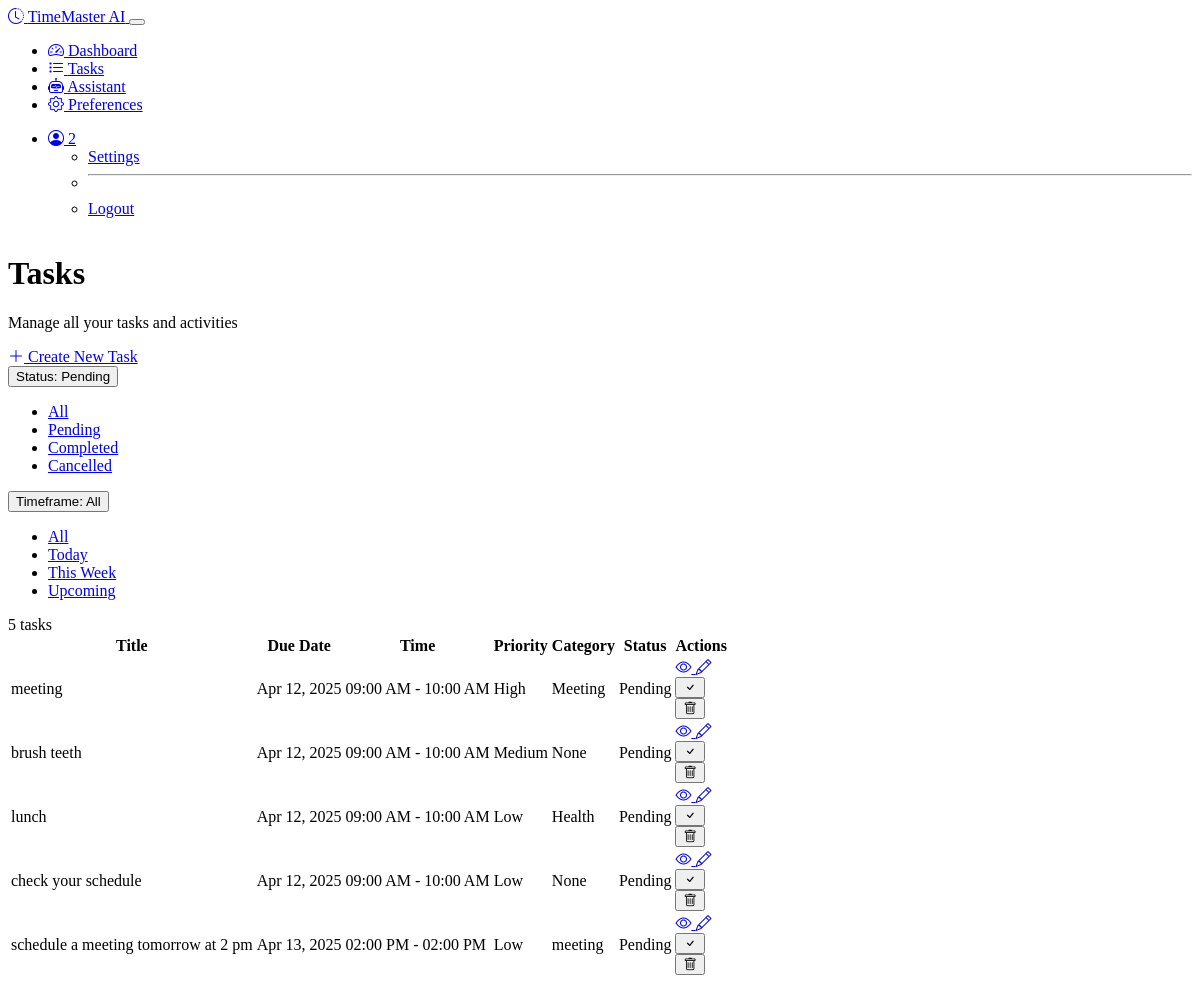
The page /tasks (signed in) on the database its author committed.
### models.py (models this page shows, shortened)
class User(UserMixin, db.Model):
    id = db.Column(db.Integer, primary_key=True)
    username = db.Column(db.String(64), unique=True, nullable=False)
    email = db.Column(db.String(120), unique=True, nullable=False)
    password_hash = db.Column(db.String(256), nullable=False)
    created_at = db.Column(db.DateTime, default=datetime.utcnow)
    tasks = db.relationship('Task', backref='user', lazy='dynamic')
    preferences = db.relationship('UserPreference', backref='user', uselist=False)

class Task(db.Model):
    id = db.Column(db.Integer, primary_key=True)
    title = db.Column(db.String(120), nullable=False)
    description = db.Column(db.Text)
    created_at = db.Column(db.DateTime, default=datetime.utcnow)
    due_date = db.Column(db.DateTime)
    start_time = db.Column(db.DateTime)
    end_time = db.Column(db.DateTime)
    priority = db.Column(db.Integer, default=0)  # 0-5, 5 being highest
    status = db.Column(db.String(20), default='pending')  # pending, completed, cancelled
    category = db.Column(db.String(50))
    ml_priority_score = db.Column(db.Float, default=0.0)  # ML-calculated priority
    calendar_event_id = db.Column(db.String(100))  # For Google Calendar sync
    user_id = db.Column(db.Integer, db.ForeignKey('user.id'), nullable=False)

### routes.py (the view)
@app.route('/tasks')
@login_required
def task_list():
    status_filter = request.args.get('status', 'pending')
    timeframe = request.args.get('timeframe', 'all')
    query = Task.query.filter_by(user_id=current_user.id)
    if status_filter != 'all':
        query = query.filter_by(status=status_filter)
    now = datetime.now()
    if timeframe == 'today':
        start_of_day = now.replace(hour=0, minute=0, second=0, microsecond=0)
        end_of_day = start_of_day + timedelta(days=1) - timedelta(microseconds=1)
        query = query.filter(Task.due_date.between(start_of_day, end_of_day))
    elif timeframe == 'this_week':
        start_of_week = (now - timedelta(days=now.weekday())).replace(hour=0, minute=0, second=0, microsecond=0)
        end_of_week = start_of_week + timedelta(days=7) - timedelta(microseconds=1)
        query = query.filter(Task.due_date.between(start_of_week, end_of_week))
    elif timeframe == 'upcoming':
        query = query.filter(Task.due_date >= now)
    tasks = query.order_by(Task.due_date, Task.priority.desc()).all()
    return render_template(
        'tasks.html',
        tasks=tasks,
        status_filter=status_filter,
        timeframe=timeframe
    )

### models.py (called while the page is built)
@login_manager.user_loader
def load_user(user_id):
    return User.query.get(int(user_id))

### notification_service.py (called while the page is built)
    def check_reminders(self):
        now = datetime.now()
        due_reminders = Reminder.query.filter(
            Reminder.remind_at <= now,
            Reminder.sent == False
        ).all()
        sent_count = 0
        for reminder in due_reminders:
            success = self.send_reminder(reminder)
            if success:
                reminder.sent = True
                sent_count += 1
        db.session.commit()
        return sent_count

### routes.py (called while the page is built)
@app.before_request
def check_reminders():
    if not request.endpoint:
        return
    if request.endpoint in ['static', 'login', 'register']:
        return
    last_check = session.get('last_reminder_check', 0)
    now = datetime.now().timestamp()
    if now - last_check > 300:  # 5 minutes in seconds
        notification_service.check_reminders()
        session['last_reminder_check'] = now

### templates/tasks.html (shortened to what this page needs)
{% extends "layout.html" %}
{% block content %}
<div class="container">
    <div class="row mb-4">
        <div class="col-md-8">
            <h1 class="mb-2">Tasks</h1>
            <p class="text-muted">Manage all your tasks and activities</p>
        </div>
        <div class="col-md-4 text-md-end">
            <a href="{{ url_for('create_task') }}" class="btn btn-primary">
                <i class="bi bi-plus-lg"></i> Create New Task
            </a>
        </div>
    </div>
    <div class="row">
        <div class="col-12">
            <div class="card bg-dark">
                <div class="card-header">
                    <div class="d-flex justify-content-between align-items-center">
                        <div class="filters d-flex align-items-center flex-wrap">
                            <div class="dropdown me-3 mb-2 mb-md-0">
                                <button class="btn btn-outline-secondary dropdown-toggle" type="button" data-bs-toggle="dropdown">
                                    Status: {{ status_filter|capitalize if status_filter != 'all' else 'All' }}
                                </button>
                                <ul class="dropdown-menu">
                                    <li><a class="dropdown-item {% if status_filter == 'all' %}active{% endif %}" href="{{ url_for('task_list', status='all', timeframe=timeframe) }}">All</a></li>
                                    <li><a class="dropdown-item {% if status_filter == 'pending' %}active{% endif %}" href="{{ url_for('task_list', status='pending', timeframe=timeframe) }}">Pending</a></li>
                                    <li><a class="dropdown-item {% if status_filter == 'completed' %}active{% endif %}" href="{{ url_for('task_list', status='completed', timeframe=timeframe) }}">Completed</a></li>
                                    <li><a class="dropdown-item {% if status_filter == 'cancelled' %}active{% endif %}" href="{{ url_for('task_list', status='cancelled', timeframe=timeframe) }}">Cancelled</a></li>
                                </ul>
                            </div>
                            <div class="dropdown">
                                <button class="btn btn-outline-secondary dropdown-toggle" type="button" data-bs-toggle="dropdown">
                                    Timeframe: {{ timeframe|replace('_', ' ')|capitalize if timeframe != 'all' else 'All' }}
                                </button>
                                <ul class="dropdown-menu">
                                    <li><a class="dropdown-item {% if timeframe == 'all' %}active{% endif %}" href="{{ url_for('task_list', status=status_filter, timeframe='all') }}">All</a></li>
                                    <li><a class="dropdown-item {% if timeframe == 'today' %}active{% endif %}" href="{{ url_for('task_list', status=status_filter, timeframe='today') }}">Today</a></li>
                                    <li><a class="dropdown-item {% if timeframe == 'this_week' %}active{% endif %}" href="{{ url_for('task_list', status=status_filter, timeframe='this_week') }}">This Week</a></li>
                                    <li><a class="dropdown-item {% if timeframe == 'upcoming' %}active{% endif %}" href="{{ url_for('task_list', status=status_filter, timeframe='upcoming') }}">Upcoming</a></li>
                                </ul>
                            </div>
                        </div>
                        <span class="badge bg-primary">{{ tasks|length }} tasks</span>
                    </div>
                </div>
                <div class="card-body">
                    {% if tasks %}
                    <div class="table-responsive">
                        <table class="table table-dark table-hover">
                            <thead>
                                <tr>
                                    <th>Title</th>
                                    <th>Due Date</th>
                                    <th>Time</th>
                                    <th>Priority</th>
                                    <th>Category</th>
                                    <th>Status</th>
                                    <th>Actions</th>
                                </tr>
                            </thead>
                            <tbody>
                                {% for task in tasks %}
                                <tr class="{% if task.status == 'completed' %}table-active{% endif %}">
                                    <td class="{% if task.status == 'completed' %}text-decoration-line-through{% endif %}">
                                        {{ task.title }}
                                    </td>
                                    <td>
                                        {% if task.due_date %}
                                        {{ task.due_date.strftime('%b %d, %Y') }}
                                        {% else %}
                                        No due date
                                        {% endif %}
                                    </td>
                                    <td>
                                        {% if task.start_time %}
                                        {{ task.start_time.strftime('%I:%M %p') }}
                                        {% if task.end_time %}
                                        - {{ task.end_time.strftime('%I:%M %p') }}
                                        {% endif %}
                                        {% else %}
                                        All day
                                        {% endif %}
                                    </td>
                                    <td>
                                        <span class="badge priority-badge-{{ task.priority }}">
                                            {% if task.priority >= 4 %}High
                                            {% elif task.priority >= 2 %}Medium
                                            {% else %}Low
                                            {% endif %}
                                        </span>
                                    </td>
                                    <td>
                                        {% if task.category %}
                                        <span class="badge bg-secondary">{{ task.category }}</span>
                                        {% else %}
                                        <span class="text-muted">None</span>
                                        {% endif %}
                                    </td>
                                    <td>
                                        <span class="badge bg-{{ task.status == 'completed' and 'success' or task.status == 'cancelled' and 'danger' or 'warning' }}">
                                            {{ task.status|capitalize }}
                                        </span>
                                    </td>
                                    <td>
                                        <div class="btn-group btn-group-sm">
                                            <a href="{{ url_for('view_task', task_id=task.id) }}" class="btn btn-info">
                                                <i class="bi bi-eye"></i>
                                            </a>
                                            <a href="{{ url_for('edit_task', task_id=task.id) }}" class="btn btn-warning">
                                                <i class="bi bi-pencil"></i>
                                            </a>
                                            {% if task.status != 'completed' %}
                                            <form action="{{ url_for('mark_task_complete', task_id=task.id) }}" method="post" class="d-inline">
                                                <button type="submit" class="btn btn-success btn-complete-task">
                                                    <i class="bi bi-check"></i>
                                                </button>
                                            </form>
                                            {% endif %}
                                            <form action="{{ url_for('delete_task', task_id=task.id) }}" method="post" class="d-inline">
                                                <button type="submit" class="btn btn-danger btn-delete-task">
                                                    <i class="bi bi-trash"></i>
                                                </button>
                                            </form>
                                        </div>
                                    </td>
                                </tr>
                                {% endfor %}
                            </tbody>
                        </table>
                    </div>
                    {% endif %}
                </div>
            </div>
        </div>
    </div>
</div>
{% endblock %}

### templates/layout.html (shortened to what this page needs)
<!DOCTYPE html>
<html lang="en" data-bs-theme="dark">
<head>
    <link rel="stylesheet" href="https://cdn.replit.com/agent/bootstrap-agent-dark-theme.min.css">
    <link rel="stylesheet" href="https://cdn.jsdelivr.net/npm/bootstrap-icons@1.11.0/font/bootstrap-icons.css">
    <link rel="stylesheet" href="{{ url_for('static', filename='css/custom.css') }}">
</head>
<body class="d-flex flex-column min-vh-100">
    <nav class="navbar navbar-expand-lg navbar-dark bg-dark">
        <div class="container">
            <a class="navbar-brand d-flex align-items-center" href="{{ url_for('index') }}">
                <i class="bi bi-clock-history me-2"></i>
                <span>TimeMaster AI</span>
            </a>
            <button class="navbar-toggler" type="button" data-bs-toggle="collapse" data-bs-target="#navbarContent">
            </button>
            <div class="collapse navbar-collapse" id="navbarContent">
                <ul class="navbar-nav me-auto mb-2 mb-lg-0">
                    {% if current_user.is_authenticated %}
                    <li class="nav-item">
                        <a class="nav-link {% if request.endpoint == 'dashboard' %}active{% endif %}" href="{{ url_for('dashboard') }}">
                            <i class="bi bi-speedometer2 me-1"></i> Dashboard
                        </a>
                    </li>
                    <li class="nav-item">
                        <a class="nav-link {% if request.endpoint == 'task_list' %}active{% endif %}" href="{{ url_for('task_list') }}">
                            <i class="bi bi-list-task me-1"></i> Tasks
                        </a>
                    </li>
                    <li class="nav-item">
                        <a class="nav-link {% if request.endpoint == 'assistant' %}active{% endif %}" href="{{ url_for('assistant') }}">
                            <i class="bi bi-robot me-1"></i> Assistant
                        </a>
                    </li>
                    <li class="nav-item">
                        <a class="nav-link {% if request.endpoint == 'preferences' %}active{% endif %}" href="{{ url_for('preferences') }}">
                            <i class="bi bi-gear me-1"></i> Preferences
                        </a>
                    </li>
                    {% endif %}
                </ul>
                <ul class="navbar-nav">
                    {% if current_user.is_authenticated %}
                    <li class="nav-item dropdown">
                        <a class="nav-link dropdown-toggle" href="#" id="userDropdown" role="button" data-bs-toggle="dropdown">
                            <i class="bi bi-person-circle me-1"></i> {{ current_user.username }}
                        </a>
                        <ul class="dropdown-menu dropdown-menu-end">
                            <li><a class="dropdown-item" href="{{ url_for('preferences') }}">Settings</a></li>
                            <li><hr class="dropdown-divider"></li>
                            <li><a class="dropdown-item" href="{{ url_for('logout') }}">Logout</a></li>
                        </ul>
                    </li>
                    {% endif %}
                </ul>
            </div>
        </div>
    </nav>
    <main class="main-content py-4">
        {% block content %}{% endblock %}
    </main>
</body>
</html>

### static/css/custom.css (style rules this page uses)
body { min-height: 100vh; display: flex; flex-direction: column; }
.main-content { flex: 1; }
.container { max-width: 1200px; }
.priority-badge-0, .priority-badge-1 { background-color: var(--bs-info); }
.priority-badge-2, .priority-badge-3 { background-color: var(--bs-warning); }
.priority-badge-4, .priority-badge-5 { background-color: var(--bs-danger); }

### rows shown on the page
User: username "2"
Task: title "meeting", due_date "Apr 12, 2025", start_time "09:00 AM", end_time "10:00 AM", priority "High", category "Meeting", status "Pending"
Task: title "brush teeth", due_date "Apr 12, 2025", start_time "09:00 AM", end_time "10:00 AM", priority "Medium", category "None", status "Pending"
Task: title "lunch", due_date "Apr 12, 2025", start_time "09:00 AM", end_time "10:00 AM", priority "Low", category "Health", status "Pending"
Task: title "check your schedule", due_date "Apr 12, 2025", start_time "09:00 AM", end_time "10:00 AM", priority "Low", shows "None", status "Pending"
Task: title "schedule a meeting tomorrow at 2 pm", due_date "Apr 13, 2025", start_time "02:00 PM", end_time "02:00 PM", priority "Low", category "meeting", status "Pending"

### other values the page prints
{{ status_filter|capitalize if status_filter != 'all' else 'All' }} "Pending"
{{ tasks|length }} "5"
